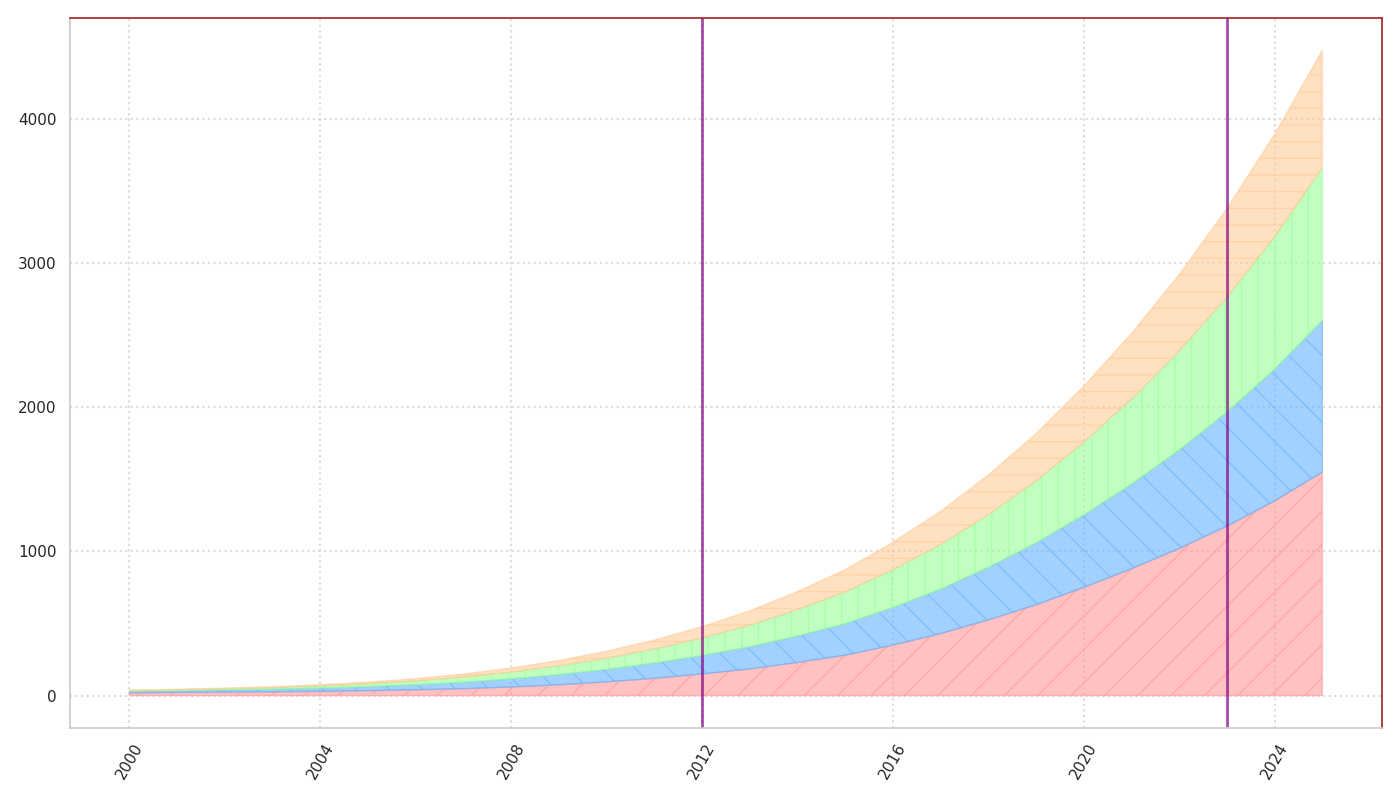

Write the Python code that produced this figure.
import matplotlib.pyplot as plt
import numpy as np

years = np.arange(2000, 2026)
ai_innovation = np.array([20, 22, 24, 26, 30, 34, 40, 48, 60, 75, 95, 120, 150, 185, 230, 280, 350, 430, 525, 630, 750, 880, 1020, 1175, 1350, 1550])
renewable_energy = np.array([10, 12, 15, 18, 22, 28, 35, 44, 56, 70, 86, 105, 127, 153, 183, 218, 260, 308, 364, 428, 502, 586, 682, 790, 912, 1050])
biotechnology = np.array([5, 6, 8, 11, 15, 20, 27, 36, 47, 61, 78, 98, 122, 150, 183, 220, 263, 310, 365, 430, 505, 590, 687, 797, 920, 1060])
space_exploration = np.array([3, 4, 5, 6, 8, 11, 15, 21, 28, 37, 48, 62, 79, 100, 125, 155, 190, 230, 276, 328, 388, 455, 530, 615, 710, 815])

fig, ax = plt.subplots(figsize=(14, 8))

ax.fill_between(years, ai_innovation, color='#ff9999', alpha=0.6, hatch='/')
ax.fill_between(years, ai_innovation + renewable_energy, ai_innovation, color='#66b3ff', alpha=0.6, hatch='\\')
ax.fill_between(years, ai_innovation + renewable_energy + biotechnology, ai_innovation + renewable_energy, color='#99ff99', alpha=0.6, hatch='|')
ax.fill_between(years, ai_innovation + renewable_energy + biotechnology + space_exploration, ai_innovation + renewable_energy + biotechnology, color='#ffcc99', alpha=0.6, hatch='-')

ax.set_xticks(years[::4])
ax.tick_params(axis='x', rotation=60, length=6, color='green')
ax.tick_params(axis='y', length=6, color='green')
ax.grid(True, linestyle=':', linewidth=1.5, alpha=0.7)

border_color = 'brown'
plt.gca().spines['top'].set_color(border_color)
plt.gca().spines['right'].set_color(border_color)

highlight_years = [2012, 2023]
for year in highlight_years:
    ax.axvline(x=year, color='purple', linestyle='-', linewidth=2, alpha=0.7)

plt.tight_layout()
plt.show()
